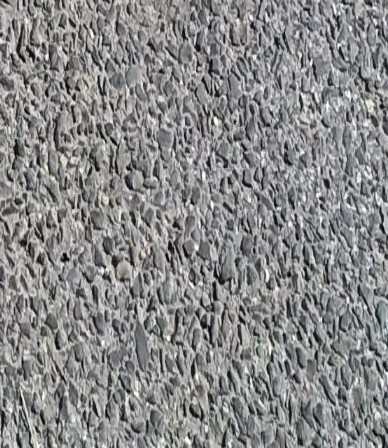
#> input picture raw pics for testing/road/negative/road 0.jpg, 388 x 448 px
$ python -i preprocess.py   (imports and definitions only)
#> lines starting #> are read from the running program, lines starting #| are printed output that depends on the picture; after the words box and inside, x2 and y2 are one past the last pixel; in counts of white or black regions, pixels touching at a corner belong together
import cv2

#Loads an image, converts to grayscale, reduces noise, and applies binary thresholding.

def load_and_preprocess(image_path, threshold=100):

    # 1. Load the image
#> called with threshold = 100
    img = cv2.imread(image_path)
#> img is the input picture: shape (448, 388, 3); mean B, G, R 137, 136.6, 136.6
    if img is None:
        raise FileNotFoundError(f"Bro, I can't find the image at {image_path}. Check your path!")

    # 2. Convert image to grayscale
    gray = cv2.cvtColor(img, cv2.COLOR_BGR2GRAY)

    # 3. Spatial Filtering (Bilateral Blur
    blurred = cv2.bilateralFilter(gray, 9, 75, 75)
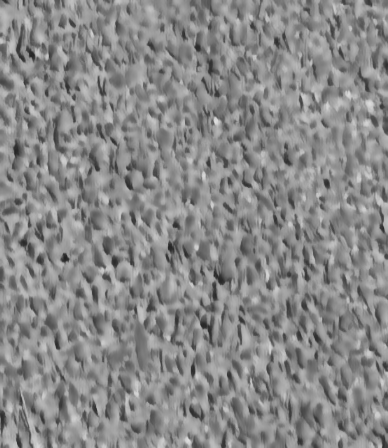
#> blurred: shape (448, 388); min 33, max 222, mean 137.1

    # 4. Binary Thresholding
    _, binary_mask = cv2.threshold(blurred, threshold, 255, cv2.THRESH_BINARY_INV)
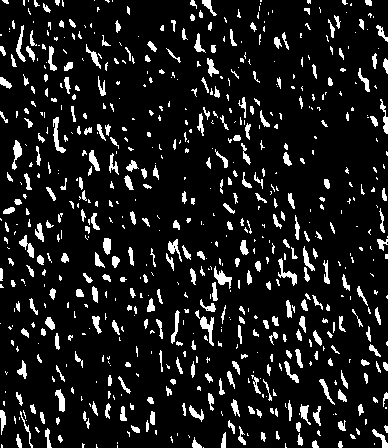
#> binary_mask: shape (448, 388); 10.6% white; 690 white regions (379 under 20 px), largest, box (x1, y1, x2, y2) and area: (200, 316, 214, 346) 181, (53, 117, 66, 153) 170, (214, 266, 232, 289) 166

    return img, binary_mask, blurred

>>> result = load_and_preprocess('../raw pics for testing/road/negative/road 0.jpg')

$ run again, on raw pics for testing/road/negative/road 10.jpg
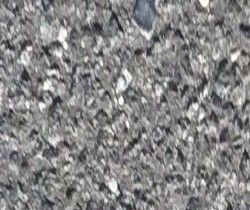
#> input picture raw pics for testing/road/negative/road 10.jpg, 250 x 210 px
#> in load_and_preprocess, img is the input picture: shape (210, 250, 3); mean B, G, R 134, 133.4, 134.4
#> in load_and_preprocess, `blurred = cv2.bilateralFilter(gray, 9, 75, 75)`:
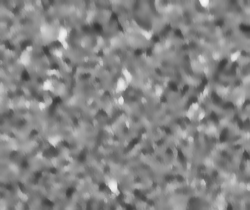
#> blurred: shape (210, 250); min 52, max 250, mean 133.7
#> in load_and_preprocess, `_, binary_mask = cv2.threshold(blurred, threshold, 255, cv2.THRESH_BIN..`:
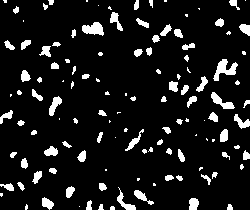
#> binary_mask: shape (210, 250); 9.7% white; 124 white regions (47 under 20 px), largest, box (x1, y1, x2, y2) and area: (213, 59, 238, 81) 249, (82, 22, 104, 36) 203, (211, 92, 235, 109) 165

$ run again, on raw pics for testing/road/negative/road 11.jpg
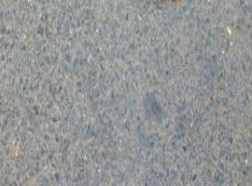
#> input picture raw pics for testing/road/negative/road 11.jpg, 252 x 186 px
#> in load_and_preprocess, img is the input picture: shape (186, 252, 3); mean B, G, R 149.9, 149.6, 146.8
#> in load_and_preprocess, `blurred = cv2.bilateralFilter(gray, 9, 75, 75)`:
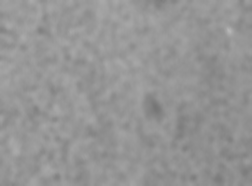
#> blurred: shape (186, 252); min 117, max 182, mean 148.8
#> binary_mask: shape (186, 252); every value is 0
